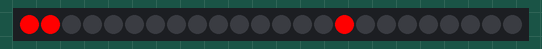
Simulated run of this sketch. Board: ATtiny85, built with avr-gcc and run on an emulated ATtiny85. On the bench: 16 RGB LEDs in strip order, left to right.

Above: at 0.6 s.
At 1.6 s:
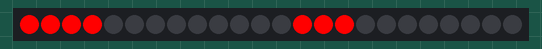
At 2.6 s:
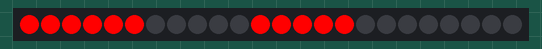
At 3.7 s:
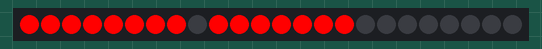
At 4.7 s:
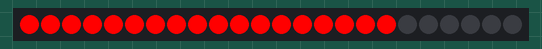
At 6.3 s:
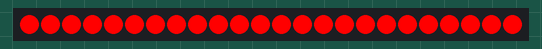

Measured:
- what the display in image 0 shows lasts 0.5 s, from 0.6 s to 1.1 s
- what the display in image 5 shows lasts 1.5 s, from 6.3 s to 7.8 s

The sketch:

LedStrip.ino
```cpp
#include "colors.h"
void setup() {
  set();
}
void loop() {
  for(int i=1;i<=13;i++){
    show_levels(i,255,0,0);
    delay(500);
  }
  delay(1000);
  clear_face();
  delay(1000);
  show_rainbow('c',5);
  clear_face();
  delay(1000);
  show_rainbow('a',5);
  clear_face();
}
```

colors.h
```cpp
#include <Adafruit_NeoPixel.h>
#ifdef __AVR__
 #include <avr/power.h> // Required for 16 MHz Adafruit Trinket
#endif

// Which pin on the Arduino is connected to the NeoPixels?
#define PIN        2 // On Trinket or Gemma, suggest changing this to 1

// How many NeoPixels are attached to the Arduino?
#define NUMPIXELS 24
  Adafruit_NeoPixel pixels(NUMPIXELS, PIN, NEO_GRB + NEO_KHZ800);
void clear_face(){
    pixels.clear();
  for(int i=0;i<NUMPIXELS;i++){
    pixels.setPixelColor(i, pixels.Color(0,0,0));
    pixels.show();
  }
}
void TurnOn_pixel(int pixel_number,int red,int green,int blue){
  pixels.setPixelColor(pixel_number, pixels.Color(red,green,blue));
  pixels.show();
}

void set(){

  #if defined(__AVR_ATtiny85__) && (F_CPU == 16000000)
  clock_prescale_set(clock_div_1);
#endif
  // END of Trinket-specific code.
  pixels.begin();
  pixels.clear();
  for(int i=0;i<NUMPIXELS;i++){
    pixels.setPixelColor(i, pixels.Color(0,0,0));
    pixels.show();
  }
}
void show_levels(int level,int red,int green,int blue){
  if(level<1){
    pixels.clear();
      for(int i=0;i<NUMPIXELS;i++){
    pixels.setPixelColor(i, pixels.Color(0,0,0));
  }
  pixels.show();
    return;
  }
  if(level>NUMPIXELS/2+1){
pixels.clear();
      for(int i=0;i<NUMPIXELS;i++){
    pixels.setPixelColor(i, pixels.Color(red,green,blue));
  }
  pixels.show();
    return;
  }
  bool removed[NUMPIXELS];
  for(int i=0;i<NUMPIXELS;i++){
    removed[i]=false;
  }

      pixels.setPixelColor(0, pixels.Color(red,green,blue));
      removed[0]=true;
      pixels.show();
  if(level<=9&&level>1){

  for(int i=1;i<level;i++){
    pixels.setPixelColor(i, pixels.Color(red,green,blue));
    pixels.setPixelColor(16-i, pixels.Color(red,green,blue));
    removed[i]=true;
    removed[16-i]=true;
    pixels.show();
  }
}

  if(level>9){

    for(int i=1;i<16;i++){
    pixels.setPixelColor(i, pixels.Color(red,green,blue));
    removed[i]=true;
    pixels.show();

  }

    pixels.setPixelColor(16, pixels.Color(red,green,blue));
    pixels.setPixelColor(17, pixels.Color(red,green,blue));
    removed[16]=true;
    removed[17]=true;
    pixels.show();
  }
  if(level>=11){
    pixels.setPixelColor(18, pixels.Color(red,green,blue));
    pixels.setPixelColor(23, pixels.Color(red,green,blue));
    removed[18]=true;
    removed[23]=true;
    pixels.show();
  }
  if(level>=12){
    pixels.setPixelColor(19, pixels.Color(red,green,blue));
    pixels.setPixelColor(22, pixels.Color(red,green,blue));
    removed[19]=true;
    removed[22]=true;
    pixels.show();
  }
    if(level==13){
    pixels.setPixelColor(20, pixels.Color(red,green,blue));
    pixels.setPixelColor(21, pixels.Color(red,green,blue));
    removed[20]=true;
    removed[21]=true;
    pixels.show();
  }
  for(int i=0;i<NUMPIXELS;i++){
    if(removed[i]==false){
      pixels.setPixelColor(i,0,0,0);
    }
  }
  pixels.show();
}
void show_rainbow(char direction,int cycles){
      for(int i=16;i<NUMPIXELS;i++){
        pixels.setPixelColor(i, pixels.Color(10,10,10));
        pixels.show();
  }
  pixels.updateLength(16);
  if(direction=='a'){
  for(long firstPixelHue = 0; firstPixelHue < cycles*65536; firstPixelHue += 256) {
    pixels.rainbow(firstPixelHue);
    pixels.show();
    delay(1);
  }

}
else if(direction=='c'){
  for(long firstPixelHue = cycles*65536-1; firstPixelHue >=0; firstPixelHue -= 256) {
    pixels.rainbow(firstPixelHue);
    pixels.show();
    delay(1);
     }
   }
    pixels.updateLength(NUMPIXELS);
 }
void dance(){

    pixels.clear();
  for(int i=0;i<NUMPIXELS;i++){
   pixels.setPixelColor(i,0,0,0);
 }
 pixels.show();

  for(int j=1;j<4;j++){
      int color=j;
  for(int i=0;i<NUMPIXELS;i++){
    if(color==1){
    pixels.setPixelColor(i,85*j,0,0);
    }
    else if(color==2){
      pixels.setPixelColor(i,0,85*j,0);
    }
    else if(color==3){
      pixels.setPixelColor(i,0,0,85*j);
    }
    else if(color==4){
      pixels.setPixelColor(i,85*j,85*j,0);
    }
    pixels.show();
    color++;
    if(color>4){color=1;}
  }
  delay(30);
  pixels.clear();
  for(int i=0;i<NUMPIXELS;i++){
   pixels.setPixelColor(i,0,0,0);
 }
 pixels.show();
 delay(10);
 pixels.clear();
  }

}
```
